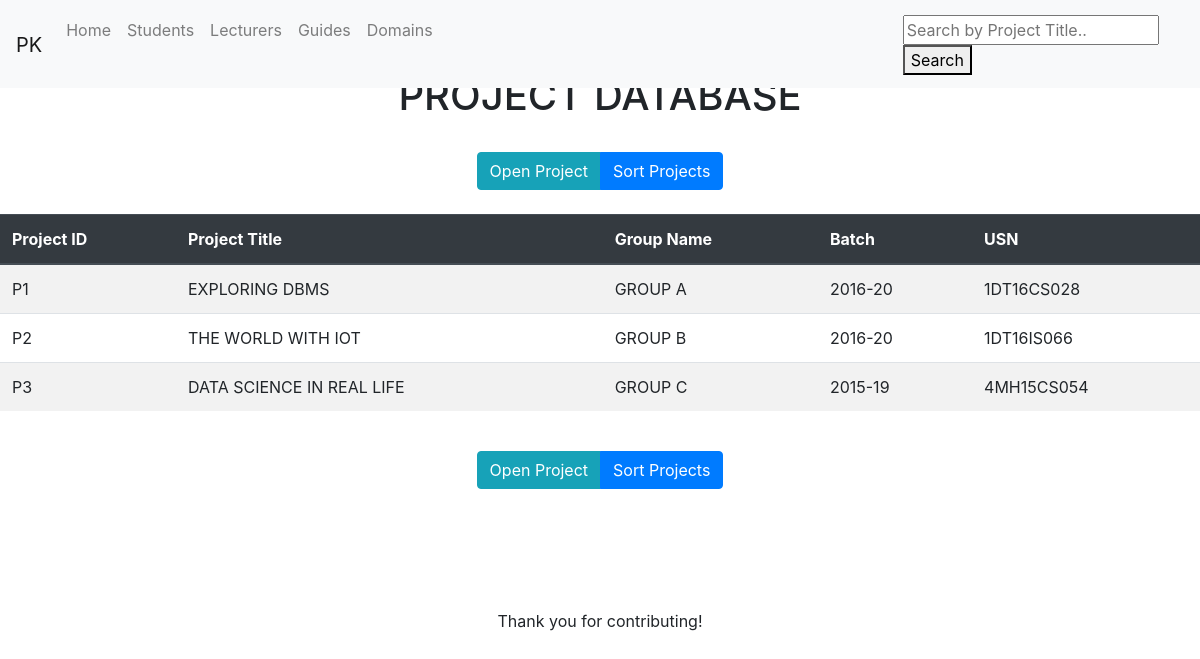
The page /home on the database its author committed.
### tables this page shows
CREATE TABLE tprojects
(	p_id VARCHAR(10) PRIMARY KEY NOT NULL,
	title TEXT NOT NULL,
	doneBy TEXT NOT NULL,
	batch VARCHAR(15) NOT NULL,
	std_usn references s_contact (s_usn) ON DELETE CASCADE
);

### db_pro.py (the view)
@app.route('/home')
def home():
	connie=sqlite3.connect(db_locale)
	c=connie.cursor()
	if 'loggedin' in session:
		projDetails=queryproject()
		print(projDetails)
		return render_template('home.html',projDetails=projDetails)
	else:
		projDetails=queryproject()
		print(projDetails)
		return render_template('home_stu.html',projDetails=projDetails)

### db_pro.py (called while the page is built)
def queryproject():
	try:
		connie=sqlite3.connect(db_locale)
		c=connie.cursor()
		c.execute('SELECT * FROM tprojects	ORDER BY p_id')
		projdata=c.fetchall()
		return projdata
	except:
		messagebox.showerror("UNIQUE CONSTRAINT VIOLATION !","PLEASE ENTER DIFFERENT DATA")

### templates/home_stu.html (shortened to what this page needs)
{% extends 'layout.html' %}
{%block content%}
<head>
</head>
<body>
	<center>
		<br>
		<h1>PROJECT DATABASE</h1>
		<br>
		<div class="btn-group">
			<a class="btn btn-info" href="{{url_for('openproject')}}" role="button">Open Project</a>
			<a class="btn btn-primary" href="{{url_for('sortprojects')}}" role="button">Sort Projects</a>
		</div>
		<br>
		<br>
	<table class="table table-striped">
		<thead class="thead-dark">
			<tr>
				<th scope="col-md-1">Project ID</th>
				<th scope="col-md-7">Project Title</th>
				<th scope="col-md-2">Group Name</th>
				<th scope="col-md-1">Batch</th>
				<th scope="col-md-1">USN</th>
			</tr>
		</thead>
		{% for proj in projDetails %}
		<tr>
			<td> {{proj[0]}} </td>
			<td> {{proj[1]}} </td>
			<td> {{proj[2]}} </td>
			<td> {{proj[3]}} </td>
			<td> {{proj[4]}} </td>
		</tr>
		{% endfor %}
	</table>
	<br>
	<div class="btn-group">
		<a class="btn btn-info" href="{{url_for('openproject')}}" role="button">Open Project</a>
		<a class="btn btn-primary" href="{{url_for('sortprojects')}}" role="button">Sort Projects</a>
	</div>
</center>
</body>
{% endblock %}

### rows shown on the page
tprojects: p_id "P1", title "EXPLORING DBMS", doneBy "GROUP A", batch "2016-20", std_usn "1DT16CS028"
tprojects: p_id "P2", title "THE WORLD WITH IOT", doneBy "GROUP B", batch "2016-20", std_usn "1DT16IS066"
tprojects: p_id "P3", title "DATA SCIENCE IN REAL LIFE", doneBy "GROUP C", batch "2015-19", std_usn "4MH15CS054"
